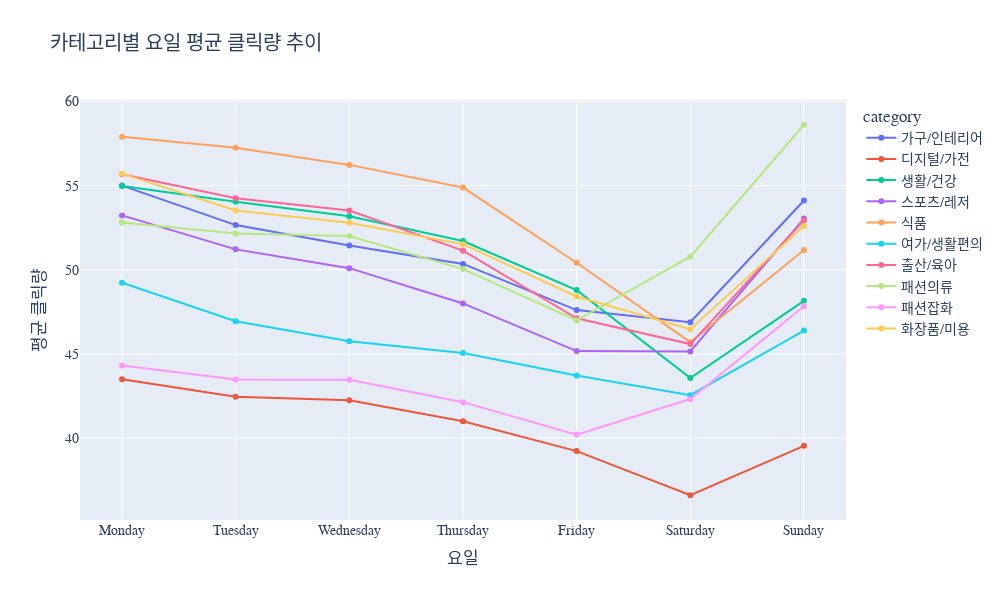
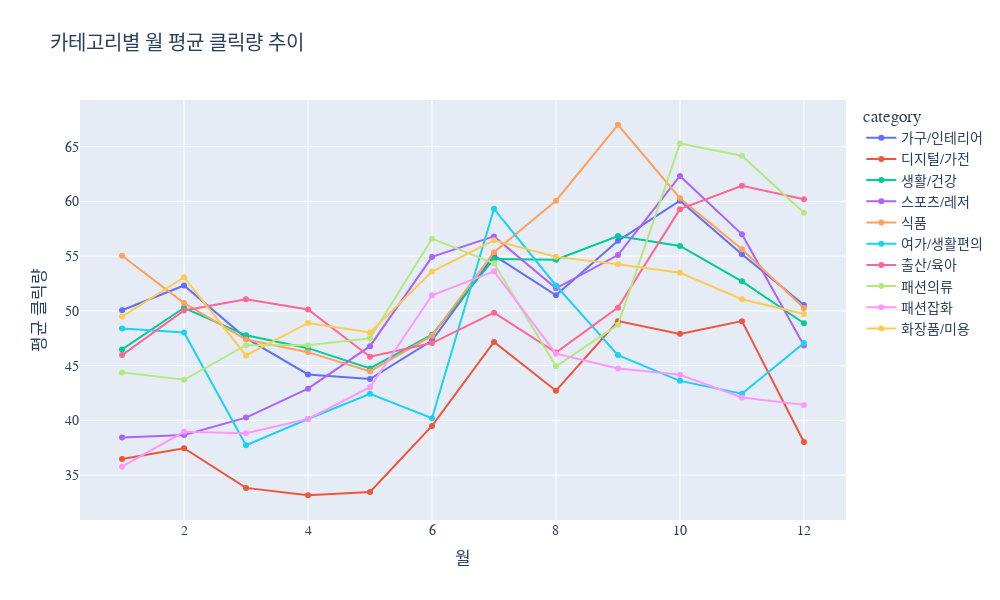

Notebook code cell kept with these figures, in order:
### Code cell
import pandas as pd
import plotly.express as px

# 데이터 로드
df = pd.read_csv("yearly.csv")
df['date'] = pd.to_datetime(df['date'])

# 요일 및 월 정보 생성
df['weekday'] = pd.Categorical(df['weekday'], 
    categories=['Monday', 'Tuesday', 'Wednesday', 'Thursday', 'Friday', 'Saturday', 'Sunday'], 
    ordered=True)
df['month'] = df['month'].astype(int)

# ✅ 요일별 주기성 시각화
weekday_avg = df.groupby(['category', 'weekday'])['click_volume'].mean().reset_index()

fig1 = px.line(
    weekday_avg,
    x='weekday',
    y='click_volume',
    color='category',
    markers=True,
    title='카테고리별 요일 평균 클릭량 추이'
)
fig1.update_layout(
    font=dict(family='Nanum Gothic', size=14),
    xaxis_title='요일',
    yaxis_title='평균 클릭량', 
    width=1000, height=600
)
fig1.show()

# ✅ 월별 계절성 시각화
month_avg = df.groupby(['category', 'month'])['click_volume'].mean().reset_index()

fig2 = px.line(
    month_avg,
    x='month',
    y='click_volume',
    color='category',
    markers=True,
    title='카테고리별 월 평균 클릭량 추이'
)
fig2.update_layout(
    font=dict(family='Nanum Gothic', size=14),
    xaxis_title='월',
    yaxis_title='평균 클릭량',
    width=1000, height=600
)
fig2.show()

### Figure 1 — Plotly figure (JSON) as saved in the notebook; plotly's stock layout.template omitted (floating-point values rounded to 4 significant figures)
{"data": [{"hovertemplate": "category=가구/인테리어<br>weekday=%{x}<br>click_volume=%{y}<extra></extra>", "legendgroup": "가구/인테리어", "line": {"color": "#636efa", "dash": "solid"}, "marker": {"symbol": "circle"}, "mode": "lines+markers", "name": "가구/인테리어", "orientation": "v", "showlegend": true, "type": "scatter", "x": ["Monday", "Tuesday", "Wednesday", "Thursday", "Friday", "Saturday", "Sunday"], "xaxis": "x", "y": [55.0, 52.65, 51.44, 50.35, 47.6, 46.89, 54.12], "yaxis": "y"}, {"hovertemplate": "category=디지털/가전<br>weekday=%{x}<br>click_volume=%{y}<extra></extra>", "legendgroup": "디지털/가전", "line": {"color": "#EF553B", "dash": "solid"}, "marker": {"symbol": "circle"}, "mode": "lines+markers", "name": "디지털/가전", "orientation": "v", "showlegend": true, "type": "scatter", "x": ["Monday", "Tuesday", "Wednesday", "Thursday", "Friday", "Saturday", "Sunday"], "xaxis": "x", "y": [43.5, 42.46, 42.25, 41.0, 39.23, 36.6, 39.54], "yaxis": "y"}, {"hovertemplate": "category=생활/건강<br>weekday=%{x}<br>click_volume=%{y}<extra></extra>", "legendgroup": "생활/건강", "line": {"color": "#00cc96", "dash": "solid"}, "marker": {"symbol": "circle"}, "mode": "lines+markers", "name": "생활/건강", "orientation": "v", "showlegend": true, "type": "scatter", "x": ["Monday", "Tuesday", "Wednesday", "Thursday", "Friday", "Saturday", "Sunday"], "xaxis": "x", "y": [54.98, 54.04, 53.17, 51.71, 48.79, 43.57, 48.15], "yaxis": "y"}, {"hovertemplate": "category=스포츠/레저<br>weekday=%{x}<br>click_volume=%{y}<extra></extra>", "legendgroup": "스포츠/레저", "line": {"color": "#ab63fa", "dash": "solid"}, "marker": {"symbol": "circle"}, "mode": "lines+markers", "name": "스포츠/레저", "orientation": "v", "showlegend": true, "type": "scatter", "x": ["Monday", "Tuesday", "Wednesday", "Thursday", "Friday", "Saturday", "Sunday"], "xaxis": "x", "y": [53.23, 51.21, 50.1, 48.0, 45.17, 45.15, 53.04], "yaxis": "y"}, {"hovertemplate": "category=식품<br>weekday=%{x}<br>click_volume=%{y}<extra></extra>", "legendgroup": "식품", "line": {"color": "#FFA15A", "dash": "solid"}, "marker": {"symbol": "circle"}, "mode": "lines+markers", "name": "식품", "orientation": "v", "showlegend": true, "type": "scatter", "x": ["Monday", "Tuesday", "Wednesday", "Thursday", "Friday", "Saturday", "Sunday"], "xaxis": "x", "y": [57.9, 57.25, 56.23, 54.88, 50.42, 45.7, 51.17], "yaxis": "y"}, {"hovertemplate": "category=여가/생활편의<br>weekday=%{x}<br>click_volume=%{y}<extra></extra>", "legendgroup": "여가/생활편의", "line": {"color": "#19d3f3", "dash": "solid"}, "marker": {"symbol": "circle"}, "mode": "lines+markers", "name": "여가/생활편의", "orientation": "v", "showlegend": true, "type": "scatter", "x": ["Monday", "Tuesday", "Wednesday", "Thursday", "Friday", "Saturday", "Sunday"], "xaxis": "x", "y": [49.23, 46.94, 45.75, 45.06, 43.72, 42.55, 46.38], "yaxis": "y"}, {"hovertemplate": "category=출산/육아<br>weekday=%{x}<br>click_volume=%{y}<extra></extra>", "legendgroup": "출산/육아", "line": {"color": "#FF6692", "dash": "solid"}, "marker": {"symbol": "circle"}, "mode": "lines+markers", "name": "출산/육아", "orientation": "v", "showlegend": true, "type": "scatter", "x": ["Monday", "Tuesday", "Wednesday", "Thursday", "Friday", "Saturday", "Sunday"], "xaxis": "x", "y": [55.67, 54.25, 53.52, 51.13, 47.11, 45.58, 52.94], "yaxis": "y"}, {"hovertemplate": "category=패션의류<br>weekday=%{x}<br>click_volume=%{y}<extra></extra>", "legendgroup": "패션의류", "line": {"color": "#B6E880", "dash": "solid"}, "marker": {"symbol": "circle"}, "mode": "lines+markers", "name": "패션의류", "orientation": "v", "showlegend": true, "type": "scatter", "x": ["Monday", "Tuesday", "Wednesday", "Thursday", "Friday", "Saturday", "Sunday"], "xaxis": "x", "y": [52.81, 52.15, 52.0, 50.04, 47.0, 50.77, 58.62], "yaxis": "y"}, {"hovertemplate": "category=패션잡화<br>weekday=%{x}<br>click_volume=%{y}<extra></extra>", "legendgroup": "패션잡화", "line": {"color": "#FF97FF", "dash": "solid"}, "marker": {"symbol": "circle"}, "mode": "lines+markers", "name": "패션잡화", "orientation": "v", "showlegend": true, "type": "scatter", "x": ["Monday", "Tuesday", "Wednesday", "Thursday", "Friday", "Saturday", "Sunday"], "xaxis": "x", "y": [44.31, 43.48, 43.46, 42.13, 40.21, 42.32, 47.83], "yaxis": "y"}, {"hovertemplate": "category=화장품/미용<br>weekday=%{x}<br>click_volume=%{y}<extra></extra>", "legendgroup": "화장품/미용", "line": {"color": "#FECB52", "dash": "solid"}, "marker": {"symbol": "circle"}, "mode": "lines+markers", "name": "화장품/미용", "orientation": "v", "showlegend": true, "type": "scatter", "x": ["Monday", "Tuesday", "Wednesday", "Thursday", "Friday", "Saturday", "Sunday"], "xaxis": "x", "y": [55.71, 53.52, 52.79, 51.52, 48.42, 46.47, 52.6], "yaxis": "y"}], "layout": {"font": {"family": "Nanum Gothic", "size": 14}, "height": 600, "legend": {"title": {"text": "category"}, "tracegroupgap": 0}, "title": {"text": "카테고리별 요일 평균 클릭량 추이"}, "width": 1000, "xaxis": {"anchor": "y", "domain": [0, 1], "title": {"text": "요일"}}, "yaxis": {"anchor": "x", "domain": [0, 1], "title": {"text": "평균 클릭량"}}}}

### Figure 2 — Plotly figure (JSON) as saved in the notebook; plotly's stock layout.template omitted (floating-point values rounded to 4 significant figures)
{"data": [{"hovertemplate": "category=가구/인테리어<br>month=%{x}<br>click_volume=%{y}<extra></extra>", "legendgroup": "가구/인테리어", "line": {"color": "#636efa", "dash": "solid"}, "marker": {"symbol": "circle"}, "mode": "lines+markers", "name": "가구/인테리어", "orientation": "v", "showlegend": true, "type": "scatter", "x": [1, 2, 3, 4, 5, 6, 7, 8, 9, 10, 11, 12], "xaxis": "x", "y": [50.06, 52.32, 47.52, 44.2, 43.78, 47.3, 55.06, 51.42, 56.4, 60.06, 55.17, 50.55], "yaxis": "y"}, {"hovertemplate": "category=디지털/가전<br>month=%{x}<br>click_volume=%{y}<extra></extra>", "legendgroup": "디지털/가전", "line": {"color": "#EF553B", "dash": "solid"}, "marker": {"symbol": "circle"}, "mode": "lines+markers", "name": "디지털/가전", "orientation": "v", "showlegend": true, "type": "scatter", "x": [1, 2, 3, 4, 5, 6, 7, 8, 9, 10, 11, 12], "xaxis": "x", "y": [36.48, 37.46, 33.84, 33.17, 33.47, 39.5, 47.16, 42.71, 49.07, 47.9, 49.07, 38.03], "yaxis": "y"}, {"hovertemplate": "category=생활/건강<br>month=%{x}<br>click_volume=%{y}<extra></extra>", "legendgroup": "생활/건강", "line": {"color": "#00cc96", "dash": "solid"}, "marker": {"symbol": "circle"}, "mode": "lines+markers", "name": "생활/건강", "orientation": "v", "showlegend": true, "type": "scatter", "x": [1, 2, 3, 4, 5, 6, 7, 8, 9, 10, 11, 12], "xaxis": "x", "y": [46.48, 50.29, 47.77, 46.6, 44.75, 47.83, 54.74, 54.68, 56.83, 55.94, 52.7, 48.87], "yaxis": "y"}, {"hovertemplate": "category=스포츠/레저<br>month=%{x}<br>click_volume=%{y}<extra></extra>", "legendgroup": "스포츠/레저", "line": {"color": "#ab63fa", "dash": "solid"}, "marker": {"symbol": "circle"}, "mode": "lines+markers", "name": "스포츠/레저", "orientation": "v", "showlegend": true, "type": "scatter", "x": [1, 2, 3, 4, 5, 6, 7, 8, 9, 10, 11, 12], "xaxis": "x", "y": [38.45, 38.68, 40.26, 42.9, 46.78, 54.93, 56.81, 52.06, 55.1, 62.32, 57.0, 46.84], "yaxis": "y"}, {"hovertemplate": "category=식품<br>month=%{x}<br>click_volume=%{y}<extra></extra>", "legendgroup": "식품", "line": {"color": "#FFA15A", "dash": "solid"}, "marker": {"symbol": "circle"}, "mode": "lines+markers", "name": "식품", "orientation": "v", "showlegend": true, "type": "scatter", "x": [1, 2, 3, 4, 5, 6, 7, 8, 9, 10, 11, 12], "xaxis": "x", "y": [55.03, 50.71, 47.39, 46.23, 44.47, 47.73, 55.35, 60.06, 67.0, 60.29, 55.63, 50.26], "yaxis": "y"}, {"hovertemplate": "category=여가/생활편의<br>month=%{x}<br>click_volume=%{y}<extra></extra>", "legendgroup": "여가/생활편의", "line": {"color": "#19d3f3", "dash": "solid"}, "marker": {"symbol": "circle"}, "mode": "lines+markers", "name": "여가/생활편의", "orientation": "v", "showlegend": true, "type": "scatter", "x": [1, 2, 3, 4, 5, 6, 7, 8, 9, 10, 11, 12], "xaxis": "x", "y": [48.39, 48.04, 37.74, 40.13, 42.44, 40.2, 59.32, 52.32, 45.97, 43.61, 42.43, 47.06], "yaxis": "y"}, {"hovertemplate": "category=출산/육아<br>month=%{x}<br>click_volume=%{y}<extra></extra>", "legendgroup": "출산/육아", "line": {"color": "#FF6692", "dash": "solid"}, "marker": {"symbol": "circle"}, "mode": "lines+markers", "name": "출산/육아", "orientation": "v", "showlegend": true, "type": "scatter", "x": [1, 2, 3, 4, 5, 6, 7, 8, 9, 10, 11, 12], "xaxis": "x", "y": [45.97, 50.04, 51.06, 50.13, 45.81, 47.07, 49.84, 46.19, 50.3, 59.29, 61.43, 60.19], "yaxis": "y"}, {"hovertemplate": "category=패션의류<br>month=%{x}<br>click_volume=%{y}<extra></extra>", "legendgroup": "패션의류", "line": {"color": "#B6E880", "dash": "solid"}, "marker": {"symbol": "circle"}, "mode": "lines+markers", "name": "패션의류", "orientation": "v", "showlegend": true, "type": "scatter", "x": [1, 2, 3, 4, 5, 6, 7, 8, 9, 10, 11, 12], "xaxis": "x", "y": [44.39, 43.71, 46.87, 46.87, 47.5, 56.6, 54.35, 44.94, 48.73, 65.29, 64.17, 58.97], "yaxis": "y"}, {"hovertemplate": "category=패션잡화<br>month=%{x}<br>click_volume=%{y}<extra></extra>", "legendgroup": "패션잡화", "line": {"color": "#FF97FF", "dash": "solid"}, "marker": {"symbol": "circle"}, "mode": "lines+markers", "name": "패션잡화", "orientation": "v", "showlegend": true, "type": "scatter", "x": [1, 2, 3, 4, 5, 6, 7, 8, 9, 10, 11, 12], "xaxis": "x", "y": [35.77, 38.96, 38.84, 40.13, 43.03, 51.43, 53.61, 46.1, 44.73, 44.16, 42.1, 41.42], "yaxis": "y"}, {"hovertemplate": "category=화장품/미용<br>month=%{x}<br>click_volume=%{y}<extra></extra>", "legendgroup": "화장품/미용", "line": {"color": "#FECB52", "dash": "solid"}, "marker": {"symbol": "circle"}, "mode": "lines+markers", "name": "화장품/미용", "orientation": "v", "showlegend": true, "type": "scatter", "x": [1, 2, 3, 4, 5, 6, 7, 8, 9, 10, 11, 12], "xaxis": "x", "y": [49.48, 53.07, 45.94, 48.9, 48.03, 53.6, 56.45, 54.94, 54.27, 53.48, 51.07, 49.71], "yaxis": "y"}], "layout": {"font": {"family": "Nanum Gothic", "size": 14}, "height": 600, "legend": {"title": {"text": "category"}, "tracegroupgap": 0}, "title": {"text": "카테고리별 월 평균 클릭량 추이"}, "width": 1000, "xaxis": {"anchor": "y", "domain": [0, 1], "title": {"text": "월"}}, "yaxis": {"anchor": "x", "domain": [0, 1], "title": {"text": "평균 클릭량"}}}}
